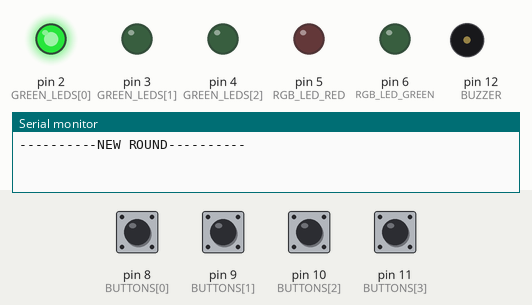
Recording of a sketch running on a simulated Arduino Uno, built with avr-gcc and run on an emulated ATmega328P. Parts: output pins drawn as LEDs (lit = HIGH), buzzer (waves = sounding), the last lines printed to the serial monitor. Dashed ring = blinking. The test bench sets the inputs (shaded band); at power-on: pin 8 (BUTTONS[0]), pin 9 (BUTTONS[1]), pin 10 (BUTTONS[2]), pin 11 (BUTTONS[3]) LOW. Random numbers use the default seed unless the sketch sets one.

Above: at 0.1 s.
At 2.6 s:
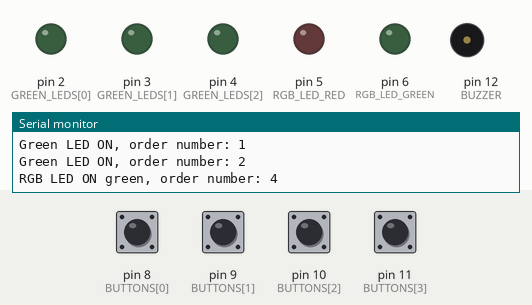
2.7 s: pin 8 (BUTTONS[0]) pulled HIGH for 0.15 s
At 11.4 s:
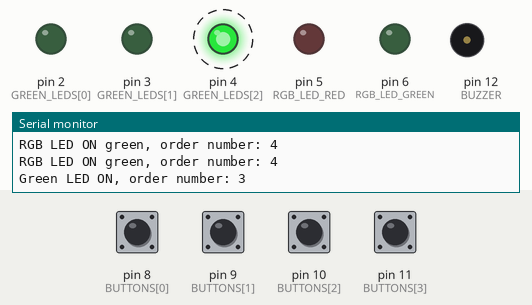
Timing chart, 0 to 11.8 s (numbered marks = the images above; inputs shaded):
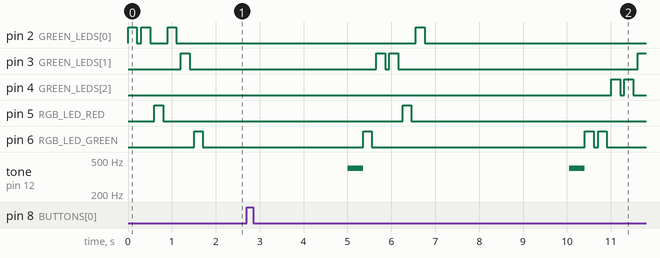

The sketch:

Arduino-reaction-game.ino
```cpp
// (licence header left out)
// Change these only if different pins are used (changing these may also require changes to the main code)
const byte GREEN_LEDS[] = {2, 3, 4};
const byte RGB_LED_RED = 5;
const byte RGB_LED_GREEN = 6;
const byte BUTTONS[] = {8, 9, 10, 11};
const byte BUZZER = 12;

// Free to change these constants based on your preferences
const byte ROUND_BLINKS_AMOUNT = 8; // Maximum amount for leds to blink per. round
const int LED_ON_TIME = 200; // In milliseconds
const int LED_DELAY_WAIT_TIME = 100; // In milliseconds
const int BUTTONS_PRESSES_TIME_LIMIT = 3200; // In milliseconds
const int BUTTON_DEBOUNCE_TIME = 170; // In milliseconds
const int BUZZER_FREQUENCY = 400; // In hertz
const int BUZZER_ON_TIME = 350; // In milliseconds

void blink_leds(byte blinked_leds[]);
void press_buttons(byte pressed_buttons[]);
bool check_results(const byte blinked_leds[], const byte pressed_buttons[]);


// Initialization
void setup() {
  Serial.begin(9600);

  for (byte i = 0;  i < 3; i++) {
    pinMode (GREEN_LEDS[i], OUTPUT); // Set green LEDs
  }

  pinMode(RGB_LED_RED, OUTPUT);
  pinMode(RGB_LED_GREEN, OUTPUT);

  for (byte i = 0; i < 4; i++) {
    pinMode (BUTTONS[i], INPUT); // Set buttons
  }

  pinMode(BUZZER, OUTPUT);

  randomSeed(analogRead(0)); // A0 pin should be empty (no cable connected) for this
}

// For blinking LEDs and saving blinked LEDs to array
void blink_leds(byte blinked_leds[]) {
  byte led_index = 0;

  for (byte i = 0; i < ROUND_BLINKS_AMOUNT; i++) {
    byte led_number = random(0, 4); // Random LED number (0, 1, 2 or 3)
    byte led_randomness = random(0, 2); // 0 or 1

    if ((led_number < 3) && (led_randomness == 1)) { // For some green LED to be ON
      digitalWrite(GREEN_LEDS[led_number], HIGH);
      delay(LED_ON_TIME);
      digitalWrite(GREEN_LEDS[led_number], LOW);
      delay(LED_DELAY_WAIT_TIME);

      Serial.print("Green LED ON, order number: "); Serial.println(led_number + 1);
      blinked_leds[led_index] = (led_number + 1); // Save to index which green LED was ON
      led_index++;
    }
    else if ((led_number == 3) && (led_randomness == 1)) { // For RGB LED to show green light
      digitalWrite(RGB_LED_GREEN, HIGH);
      delay(LED_ON_TIME);
      digitalWrite(RGB_LED_GREEN, LOW);
      delay(LED_DELAY_WAIT_TIME);

      Serial.print("RGB LED ON green, order number: "); Serial.println(led_number + 1);
      blinked_leds[led_index] = (led_number + 1); // Save to index also
      led_index++;
    }
    else if ((led_number == 3) && (led_randomness == 0)) { // For RGB LED to show red light (just blink the LED)
      digitalWrite(RGB_LED_RED, HIGH);
      delay(LED_ON_TIME);
      digitalWrite(RGB_LED_RED, LOW);
      delay(LED_DELAY_WAIT_TIME);

      Serial.print("RGB LED ON red, order number: "); Serial.print(led_number + 1); Serial.println( " (not saved to array)");
    }
  }
}

// For button presses and saving pressed buttons to array
void press_buttons(byte pressed_buttons[]) {
  byte buttons_last_state[4] = {LOW}; // For checking buttons' last press state
  byte button_index = 0;
  unsigned long start_time = millis();
  unsigned long last_button_press_time = 0;

  while ((millis() - start_time) < BUTTONS_PRESSES_TIME_LIMIT) { // Time limit for pressing buttons
    for (byte i = 0; i < 4; i++) {
      byte button_current_state = digitalRead(BUTTONS[i]);

      if ((button_current_state == HIGH) && (buttons_last_state[i] == LOW) && ((millis() - last_button_press_time) >= BUTTON_DEBOUNCE_TIME)) {

        if (button_index < ROUND_BLINKS_AMOUNT) {
          Serial.print("Pressed button: "); Serial.println(i + 1);
          pressed_buttons[button_index] = (i + 1);
          button_index++;

          last_button_press_time = millis();
        }
        else {
          Serial.print("Button "); Serial.print(i + 1); Serial.println( " press ignored (preventing buffer overflow)"); // Ignore button press
        }
      }

      buttons_last_state[i] = button_current_state;
    }
  }
}

// For checking and returning the results
bool check_results(const byte blinked_leds[], const byte pressed_buttons[]) {
  if (memcmp(blinked_leds, pressed_buttons, sizeof(blinked_leds)) == 0) {
    return true;
  }
  else {
    return false;
  }
}

// Main program starts here
void loop() {
  // Initialize arrays
  byte blinked_leds[ROUND_BLINKS_AMOUNT] = {0};
  byte pressed_buttons[ROUND_BLINKS_AMOUNT] = {0};

  // Call functions
  Serial.print("----------"); Serial.print("NEW ROUND"); Serial.println("----------");
  blink_leds(blinked_leds);
  press_buttons(pressed_buttons);
  bool results = check_results(blinked_leds, pressed_buttons);

  if (results) {
    Serial.println("Round OK, buzzer will NOT play fail sound"); Serial.println();
  }
  else {
    Serial.println("Round FAILED, buzzer will play fail sound"); Serial.println();
    tone(BUZZER, BUZZER_FREQUENCY);
    delay(BUZZER_ON_TIME);
    noTone(BUZZER);
  }
}
```

Measured:
- by itself, tone on pin 12 (BUZZER): alternates 400 Hz for 0.35 s and silent for 4.7 s
